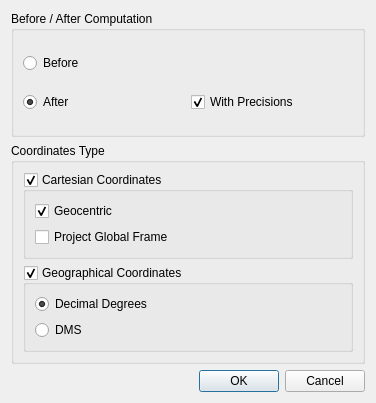
<?xml version="1.0" encoding="UTF-8"?>
<ui version="4.0">
 <class>ExportCoordDialog</class>
 <widget class="QDialog" name="ExportCoordDialog">
  <property name="geometry">
   <rect>
    <x>0</x>
    <y>0</y>
    <width>376</width>
    <height>403</height>
   </rect>
  </property>
  <property name="windowTitle">
   <string>Export Coordinates</string>
  </property>
  <layout class="QGridLayout" name="gridLayout">
   <item row="1" column="0">
    <widget class="QGroupBox" name="groupBox_2">
     <property name="title">
      <string>Coordinates Type</string>
     </property>
     <layout class="QVBoxLayout" name="verticalLayout_4">
      <item>
       <widget class="QGroupBox" name="groupBox_Cart">
        <property name="title">
         <string>Cartesian Coordinates</string>
        </property>
        <property name="checkable">
         <bool>true</bool>
        </property>
        <layout class="QVBoxLayout" name="verticalLayout">
         <item>
          <widget class="QCheckBox" name="checkBox_CartGeocentric">
           <property name="text">
            <string>Geocentric</string>
           </property>
           <property name="checked">
            <bool>true</bool>
           </property>
          </widget>
         </item>
         <item>
          <widget class="QCheckBox" name="checkBox_CartGlob">
           <property name="text">
            <string>Project Global Frame</string>
           </property>
          </widget>
         </item>
        </layout>
       </widget>
      </item>
      <item>
       <widget class="QGroupBox" name="groupBox_Latlong">
        <property name="title">
         <string>Geographical Coordinates</string>
        </property>
        <property name="checkable">
         <bool>true</bool>
        </property>
        <property name="checked">
         <bool>true</bool>
        </property>
        <layout class="QVBoxLayout" name="verticalLayout_2">
         <item>
          <widget class="QRadioButton" name="radioButton_DecimalDegree">
           <property name="text">
            <string>Decimal Degrees</string>
           </property>
           <property name="checked">
            <bool>true</bool>
           </property>
          </widget>
         </item>
         <item>
          <widget class="QRadioButton" name="radioButton_DMS">
           <property name="text">
            <string>DMS</string>
           </property>
          </widget>
         </item>
        </layout>
       </widget>
      </item>
     </layout>
    </widget>
   </item>
   <item row="0" column="0">
    <widget class="QGroupBox" name="groupBox">
     <property name="title">
      <string>Before / After Computation</string>
     </property>
     <layout class="QGridLayout" name="gridLayout_2">
      <item row="1" column="0">
       <widget class="QRadioButton" name="radioButton_AfterCoord">
        <property name="text">
         <string>After</string>
        </property>
        <property name="checked">
         <bool>true</bool>
        </property>
       </widget>
      </item>
      <item row="1" column="1">
       <widget class="QCheckBox" name="checkBox_WithPrecisions">
        <property name="text">
         <string>With Precisions</string>
        </property>
        <property name="checked">
         <bool>true</bool>
        </property>
       </widget>
      </item>
      <item row="0" column="0">
       <widget class="QRadioButton" name="radioButton_BeforeCoord">
        <property name="text">
         <string>Before</string>
        </property>
       </widget>
      </item>
     </layout>
    </widget>
   </item>
   <item row="2" column="0">
    <widget class="QDialogButtonBox" name="buttonBox">
     <property name="orientation">
      <enum>Qt::Horizontal</enum>
     </property>
     <property name="standardButtons">
      <set>QDialogButtonBox::Cancel|QDialogButtonBox::Ok</set>
     </property>
    </widget>
   </item>
  </layout>
 </widget>
 <resources/>
 <connections>
  <connection>
   <sender>buttonBox</sender>
   <signal>accepted()</signal>
   <receiver>ExportCoordDialog</receiver>
   <slot>accept()</slot>
   <hints>
    <hint type="sourcelabel">
     <x>248</x>
     <y>254</y>
    </hint>
    <hint type="destinationlabel">
     <x>157</x>
     <y>274</y>
    </hint>
   </hints>
  </connection>
  <connection>
   <sender>buttonBox</sender>
   <signal>rejected()</signal>
   <receiver>ExportCoordDialog</receiver>
   <slot>reject()</slot>
   <hints>
    <hint type="sourcelabel">
     <x>316</x>
     <y>260</y>
    </hint>
    <hint type="destinationlabel">
     <x>286</x>
     <y>274</y>
    </hint>
   </hints>
  </connection>
 </connections>
</ui>
